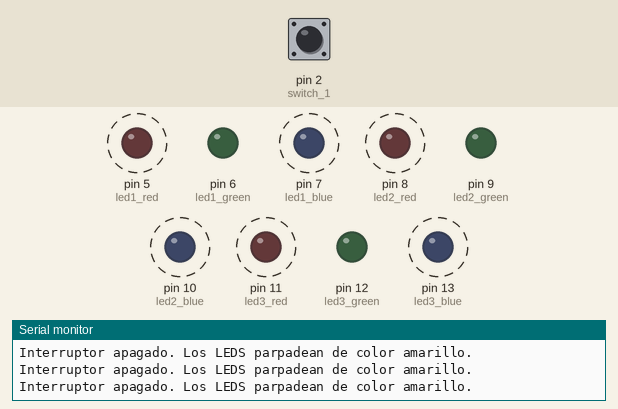
The sketch below on a simulated Arduino Uno, built with avr-gcc and run on an emulated ATmega328P. Shown: output pins drawn as LEDs (lit = HIGH), the last lines printed to the serial monitor. Dashed ring = blinking. The inputs (shaded band) are chosen by the test bench; at power-on: pin 2 (switch_1) LOW.

Above: at 4.8 s.
4.9 s: pin 2 (switch_1) pulled HIGH for 2.35 s
At 7.2 s:
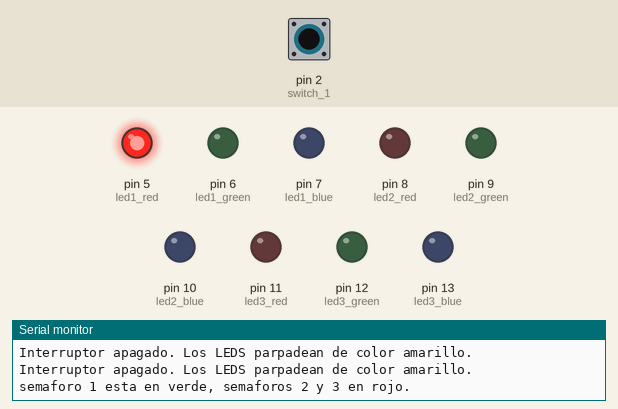
At 8.6 s:
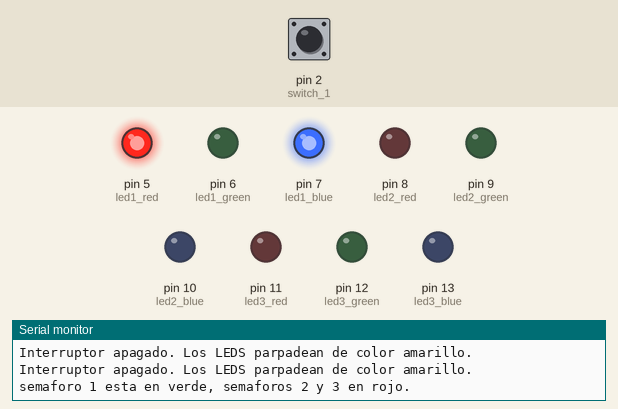
10.5 s: pin 2 (switch_1) driven HIGH
At 15.1 s:
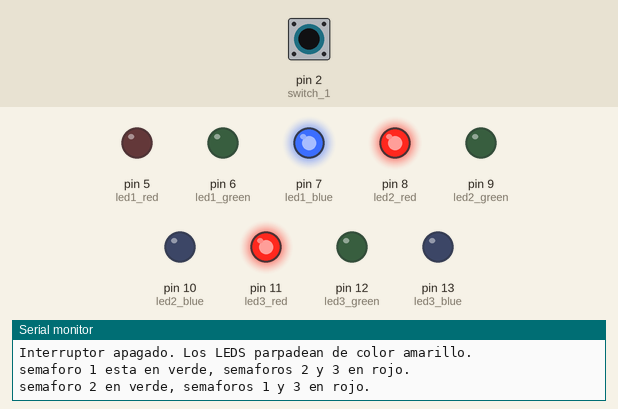
16.5 s: pin 2 (switch_1) driven LOW
Timing chart, 0 to 26.0 s (numbered marks = the images above; inputs shaded):
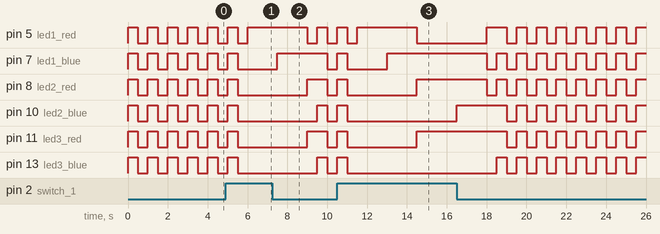

Measured:
- after the input at 4.9 s, pin 10 (led2_blue), pin 13 (led3_blue): LOW → HIGH after 4.6 s, → LOW 0.50 s later
- after the input at 10.5 s, pin 10 (led2_blue), pin 13 (led3_blue): goes on until 11.0 s, then stays LOW
- by itself, pin 5 (led1_red): repeats every 1.0 s: LOW 0.50 s, HIGH 0.50 s
- by itself, pin 7 (led1_blue), pin 8 (led2_red), pin 10 (led2_blue), pin 11 (led3_red), pin 13 (led3_blue): alternates HIGH for 0.50 s and LOW for 0.50 s

The sketch:

Taller_2.ino
```cpp
//dev: Cristian Hernandez
//variables

int led1_red = 5;
int led1_green = 6;
int led1_blue = 7;

int led2_red = 8;
int led2_green = 9;
int led2_blue = 10;

int led3_red = 11;
int led3_green = 12;
int led3_blue = 13;

#define switch_1 2


void setup() {
    pinMode(led1_red, OUTPUT);
    pinMode(led1_green, OUTPUT);
    pinMode(led1_blue, OUTPUT);

    pinMode(led2_red, OUTPUT);
    pinMode(led2_green, OUTPUT);
    pinMode(led2_blue, OUTPUT);

    pinMode(led3_red, OUTPUT);
    pinMode(led3_green, OUTPUT);
    pinMode(led3_blue, OUTPUT);

    pinMode(switch_1, INPUT);

   Serial.begin(9600);
}


//funciones

void led1_colors(int r, int g, int b) {
    analogWrite(led1_red, r);
    analogWrite(led1_green, g);
    analogWrite(led1_blue, b);
}

void led2_colors(int r, int g, int b) {
    analogWrite(led2_red, r);
    analogWrite(led2_green, g);
    analogWrite(led2_blue, b);
}

void led3_colors(int r, int g, int b) {
    analogWrite(led3_red, r);
    analogWrite(led3_green, g);
    analogWrite(led3_blue, b);
}

void trafic_1() {
    led1_colors(255, 0, 0);
    delay(1500);
    led1_colors(255, 0, 255);
    delay(1500);
    led1_colors(0, 0, 255);
}

void trafic_2() {
    led2_colors(255, 0, 0);
    delay(1500);
    led2_colors(255, 0, 255);
    delay(1500);
    led2_colors(0, 0, 255);
}

void trafic_3() {
    led3_colors(255, 0, 0);
    delay(1500);
    led3_colors(255, 0, 255);
    delay(1500);
    led3_colors(0, 0, 255);
}

void estrover() {
    for (int i = 0; i < 2; i++) {
        led1_colors(255, 0, 255);
        led2_colors(255, 0, 255);
        led3_colors(255, 0, 255);
        delay(500);
        led1_colors(0, 0, 0);
        led2_colors(0, 0, 0);
        led3_colors(0, 0, 0);
        delay(500);
    }
}


void loop() {
    int statu = digitalRead(switch_1);

    if (statu == HIGH) {
        while (digitalRead(switch_1) == HIGH) {
            if (digitalRead(switch_1) == LOW) break;

            Serial.println("semaforo 1 esta en verde, semaforos 2 y 3 en rojo.");
            trafic_1();
            led2_colors(255, 0, 0);
            led3_colors(255, 0, 0);
            delay(500);

            // Verificar si el interruptor se apagao
            if (digitalRead(switch_1) == LOW) break;

            Serial.println("semaforo 2 en verde, semaforos 1 y 3 en rojo.");
            trafic_2();
            led1_colors(255, 0, 0);
            led3_colors(255, 0, 0);
            delay(500);

            // Verificar si el interruptor se apago
            if (digitalRead(switch_1) == LOW) break;

            Serial.println("semaforo 3 en verde, semaforos 1 y 2 en rojo.");
            trafic_3();
            led1_colors(255, 0, 0);
            led2_colors(255, 0, 0);
            delay(500);

            // Verificar si el interruptor se apago
            if (digitalRead(switch_1) == LOW) break;
        }
    } else {
        Serial.println("Interruptor apagado. Los LEDS parpadean de color amarillo.");
        estrover();
    }
}
```
